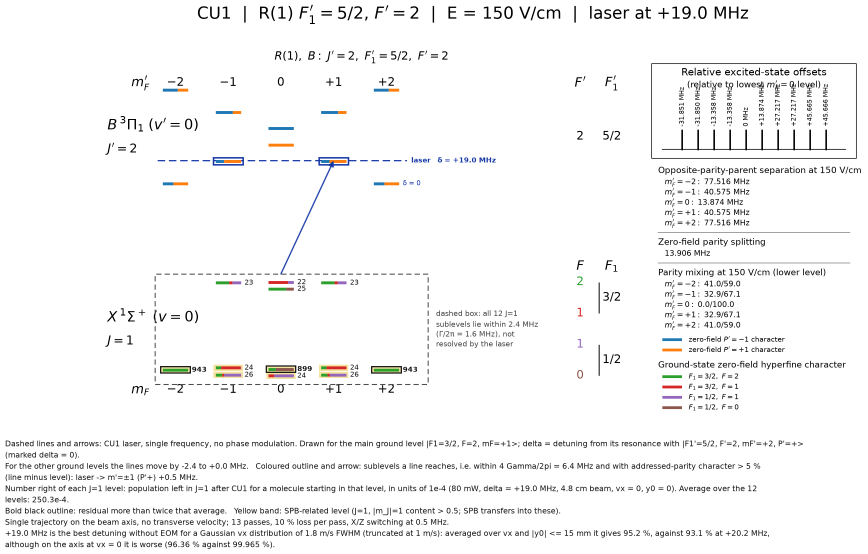
#> input picture docs/state_cleanup/figures/slides/CU1_level_diagram_R1_F2_150Vcm_cleanup_19MHz.png, 2604 x 1662 px (shown at 1/3 size)
$ python add_polswitch_arrow_cu1_level_diagram.py
#> lines starting #> are read from the running program, lines starting #| are printed output that depends on the picture; after the words box and inside, x2 and y2 are one past the last pixel; in counts of white or black regions, pixels touching at a corner belong together
"""Slide version of the CU1 level diagram: add the mirror image of the laser arrow, mF=0 -> mF'=-1.

    python scripts/add_polswitch_arrow_cu1_level_diagram.py

With polarization switching (X/Z) the laser drives both mF' = +1 and mF' = -1; the diagram from
scripts/cleanup_level_diagrams.py only draws the arrow to +|mF'|. This copies that arrow's pixels, mirrored about the
mF = 0 column, so the new arrow is identical in style. Nothing else is changed (no text added).
Input: the top 1290 px of docs/state_cleanup/figures/slides/CU1_level_diagram_R1_F2_150Vcm_cleanup_19MHz.png
(the part shown on the slide). Writes ..._19MHz_polswitch.png next to it.
"""
from pathlib import Path

import numpy as np
from PIL import Image

FIG = Path(__file__).resolve().parents[1] / "docs" / "state_cleanup" / "figures" / "slides"
SRC = FIG / "CU1_level_diagram_R1_F2_150Vcm_cleanup_19MHz.png"
OUT = FIG / "CU1_level_diagram_R1_F2_150Vcm_cleanup_19MHz_polswitch.png"
CROP_H = 1290
FOOT, TIP = (842.5, 821.0), (1001.5, 484.0)   # existing arrow, pixels
AXIS2 = 1686                                  # 2 x mirror axis (mF = 0 column): box edges 640/730 <-> 956/1046
BAND = 12                                     # half-width of the region around the arrow that is copied

im = Image.open(SRC).convert("RGB")
a = np.asarray(im)[:CROP_H].copy()
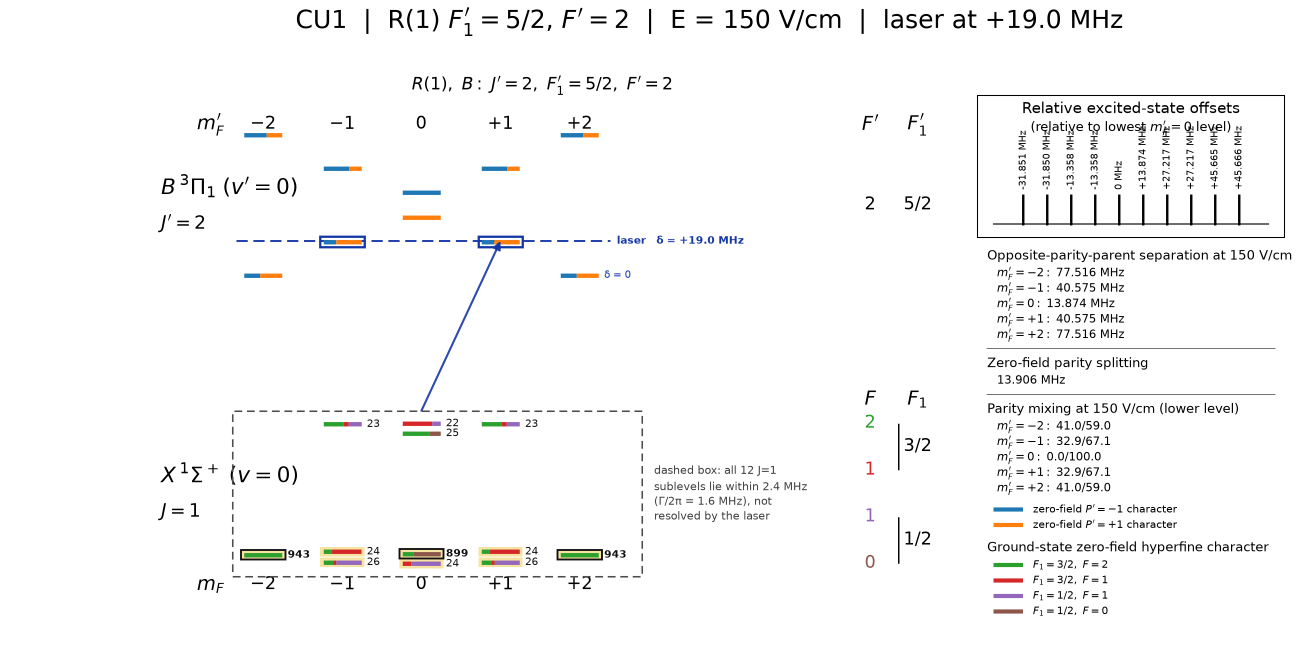
#> a: shape (1290, 2604, 3) (shown at 1/2 size); mean R, G, B 247.9, 247.8, 247.8
yy, xx = np.mgrid[:a.shape[0], :a.shape[1]]
(x0, y0), (x1, y1) = FOOT, TIP
t = np.clip(((xx - x0) * (x1 - x0) + (yy - y0) * (y1 - y0)) / ((x1 - x0) ** 2 + (y1 - y0) ** 2), 0, 1)
near = np.hypot(xx - (x0 + t * (x1 - x0)), yy - (y0 + t * (y1 - y0))) <= BAND
px = a.astype(int)
bluish = (px[..., 2] - px[..., 0] > 30) & (px[..., 2] - px[..., 1] > 20)
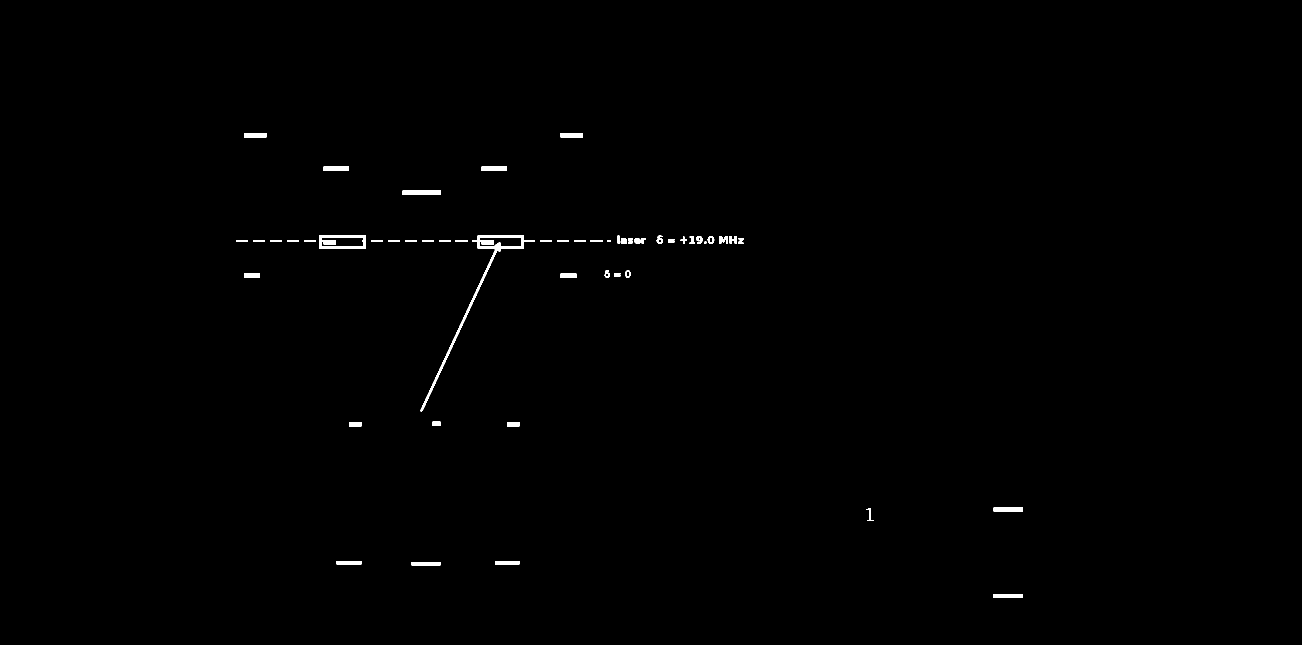
#> bluish: shape (1290, 2604) bool (shown at 1/2 size); 0.4% white; 54 white regions (1 under 20 px), largest, box (x1, y1, x2, y2) and area: (841, 471, 1070, 824) 3232, (638, 471, 732, 497) 1353, (805, 381, 882, 390) 693
ys, xs = np.nonzero(near & bluish)
#> ys = 1952 values from 473 to 823; xs = 1952 values, max 1010 at index 129, min 841 at index 1934, mean 929.1
a[ys, AXIS2 - xs] = a[ys, xs]
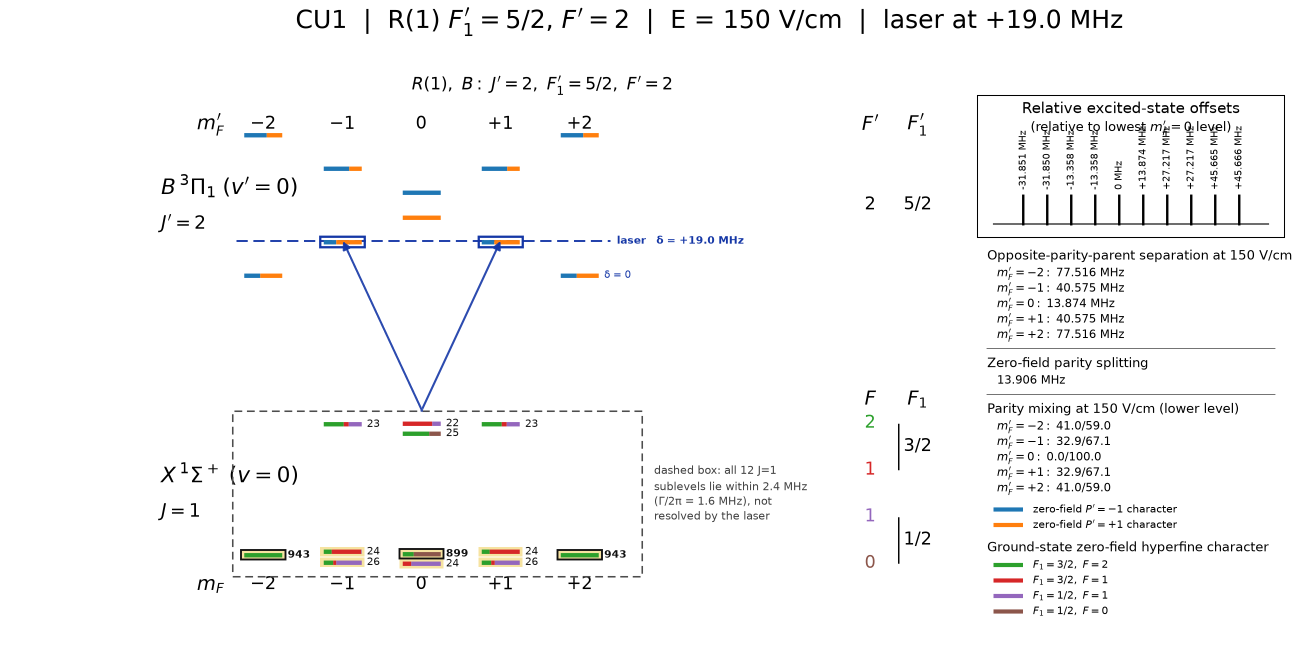
#> a: shape (1290, 2604, 3) (shown at 1/2 size); 0.05% of pixels changed, all inside (x1, y1, x2, y2) = (685, 484, 846, 824)
Image.fromarray(a).save(OUT)
print("wrote", OUT, a.shape, "| pixels copied:", len(xs))
#| wrote docs/state_cleanup/figures/slides/CU1_level_diagram_R1_F2_150Vcm_cleanup_19MHz_polswitch.png (1290, 2604, 3) | pixels copied: 1952
